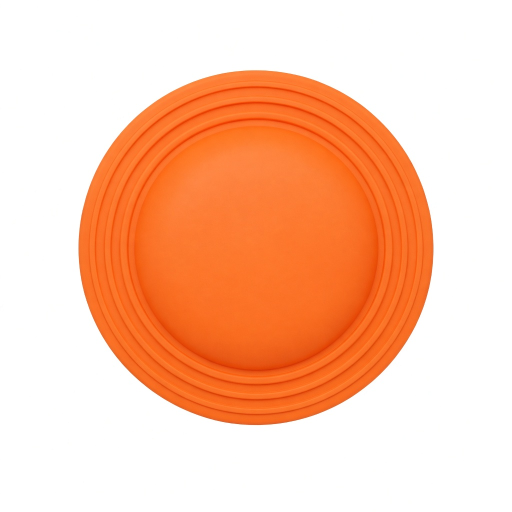
#> input picture art/src2/clay.jpg, 1024 x 1024 px (shown at 1/2 size)
$ python tools_clays.py art/src2/clay.jpg
#> lines starting #> are read from the running program, lines starting #| are printed output that depends on the picture; after the words box and inside, x2 and y2 are one past the last pixel; in counts of white or black regions, pixels touching at a corner belong together
"""Shotgun Clays (lifelike): rendered bright-orange clay pigeons (GenerateImage art/src2/clay.jpg) in flight,
composited at field size. Scoring: clay (orange disc, grows by spread) 5 pts; dashed pattern ring 2 pts."""
import json,cv2,numpy as np,sys
DARK='--orange-only' not in sys.argv   # variant: black dome (scoring core) if bright orange defeats the laser detector
DPI=150; F=dict(x=0.4,y=1.85,w=7.7,h=7.3); W,H=int(F['w']*DPI),int(F['h']*DPI)
src=cv2.imread('art/src2/clay.jpg'); m=(src.min(axis=2)<235).astype(np.uint8); ys,xs=np.nonzero(m); src=src[ys.min():ys.max()+1,xs.min():xs.max()+1]
#> further down, src is the input picture: shape (1024, 1024, 3); mean B, G, R 173.4, 200.8, 252.5
#> after `m = (src.min(axis=2) < 235).astype(np.uint8)`:
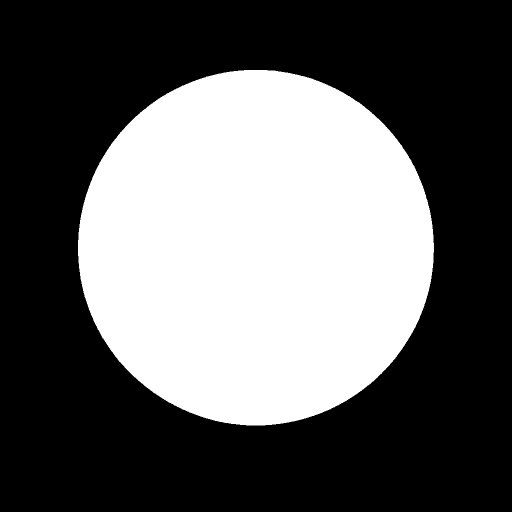
#> m: shape (1024, 1024) (shown at 1/2 size); values 0 (black) and 1 (white), 37.9% white; 1 white region, box (x1, y1, x2, y2) and area: (156, 140, 868, 851) 397203
#> after `src = src[ys.min():ys.max() + 1, xs.min():xs.max() + 1]`:
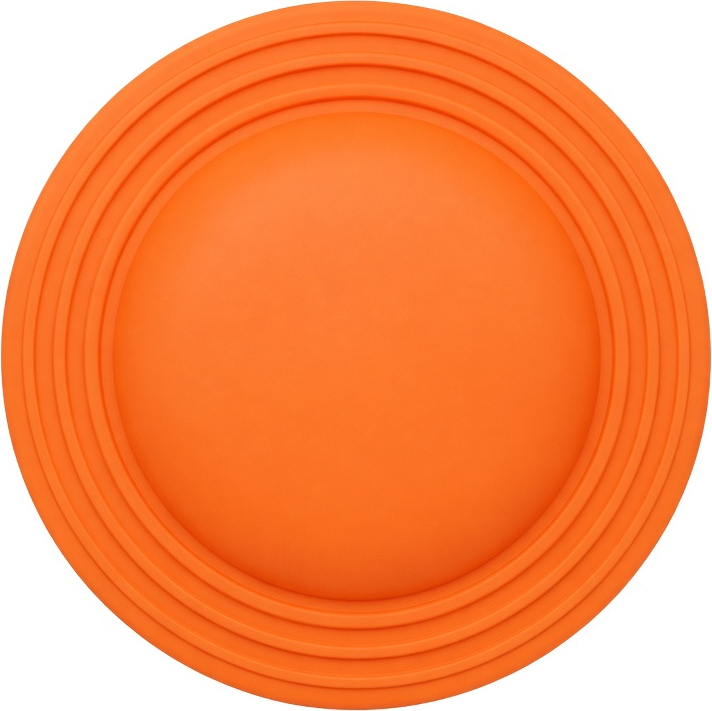
#> src: shape (711, 712, 3); mean B, G, R 85.9, 142.7, 249.8
can=np.full((H,W,3),255,np.uint8)
CL=[(2.45,3.55,-12),(5.85,5.15,9),(2.95,7.55,-4)]; RX,RY,RR=1.15,0.5,1.45   # centre (in), tilt (deg); clay half-axes; pattern ring radius
zones=[]
for i,(cx,cy,ang) in enumerate(CL):
    w,h=int(2*RX*DPI),int(2*RY*DPI); c=cv2.resize(src,(w,h),interpolation=cv2.INTER_AREA)
    if DARK:   # black dome over the centre 55%
        mk=np.zeros((h,w),np.uint8); cv2.ellipse(mk,(w//2,h//2),(int(w*0.28),int(h*0.28)),0,0,360,1,-1); c[mk>0]=(c[mk>0]*0.12).astype(np.uint8)
    M=cv2.getRotationMatrix2D((w/2,h/2),ang,1.0); pad=int(max(w,h)*0.2)
    big=np.full((h+2*pad,w+2*pad,3),255,np.uint8); big[pad:pad+h,pad:pad+w]=c
    M=cv2.getRotationMatrix2D(((w+2*pad)/2,(h+2*pad)/2),ang,1.0); r=cv2.warpAffine(big,M,(w+2*pad,h+2*pad),borderValue=(255,255,255),flags=cv2.INTER_LINEAR)
    x0=int((cx-F['x'])*DPI-r.shape[1]/2); y0=int((cy-F['y'])*DPI-r.shape[0]/2); reg=can[y0:y0+r.shape[0],x0:x0+r.shape[1]]
    msk=r.min(axis=2)<240; reg[msk]=r[msk]
    zones.append(dict(name=f'Ring{i+1}',kind='score',shape='circle',cx=cx,cy=cy,r=RR,score=2,tier='tier1',dashed=True,noGrow=True,subtle=True))
#> this loop made 3 passes
#> pass 1, `msk = r.min(axis=2) < 240`:
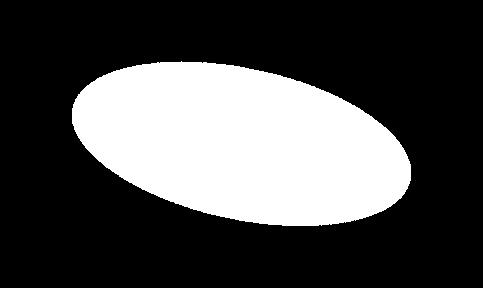
#> msk: shape (288, 483) bool; 29.5% white; 1 white region, box (x1, y1, x2, y2) and area: (72, 61, 411, 226) 41062
#> after the loop:
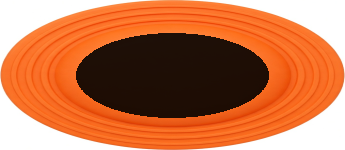
#> c: shape (150, 345, 3); mean B, G, R 75.7, 116.5, 194.5
#> after the loop:
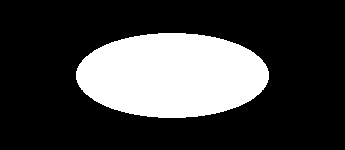
#> mk: shape (150, 345); values 0 (black) and 1 (white), 24.9% white; 1 white region, box (x1, y1, x2, y2) and area: (76, 33, 269, 118) 12889
#> after the loop:
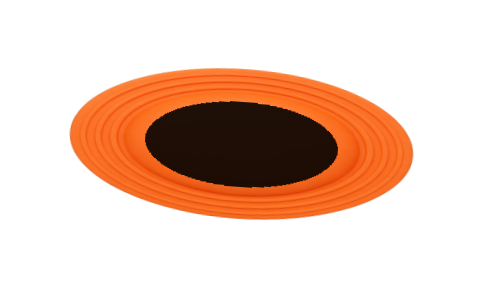
#> reg: shape (288, 483, 3); mean B, G, R 188.3, 203.5, 232.5
#> after the loop, zones = 3 items
for i,(cx,cy,ang) in enumerate(CL):
    zones.append(dict(name=f'Clay{i+1}',kind='score',shape='ellipse',cx=cx,cy=cy,rx=RX*0.97,ry=RY*0.97,rot=ang,score=3,tier='tier3',art=True))
    if DARK: zones.append(dict(name=f'Dome{i+1}',kind='score',shape='ellipse',cx=cx,cy=cy,rx=RX*0.56,ry=RY*0.56,rot=ang,score=5,tier='tier5',art=True,noGrow=True))
#> after the loop, zones = 9 items
cv2.imwrite('art/clays.png',can)
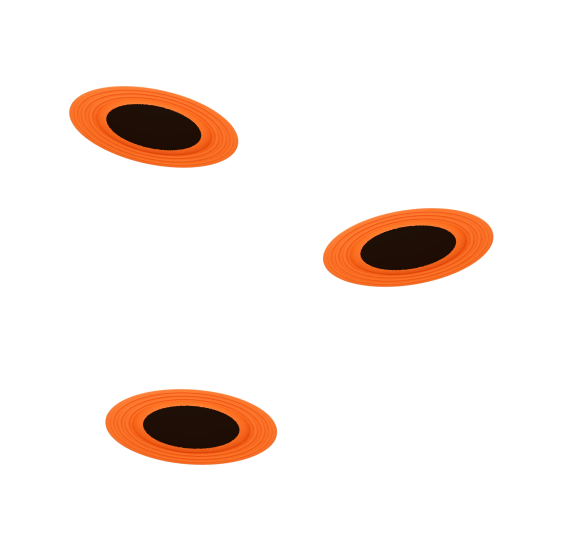
#> saved as clays.png: shape (1095, 1155, 3) (shown at 1/2 size); mean B, G, R 233, 238, 247.6
#> (the run stopped early here; a loop or call above may not have finished)

$ run again, with art/src2/bys-office.jpg copied over art/src2/clay.jpg
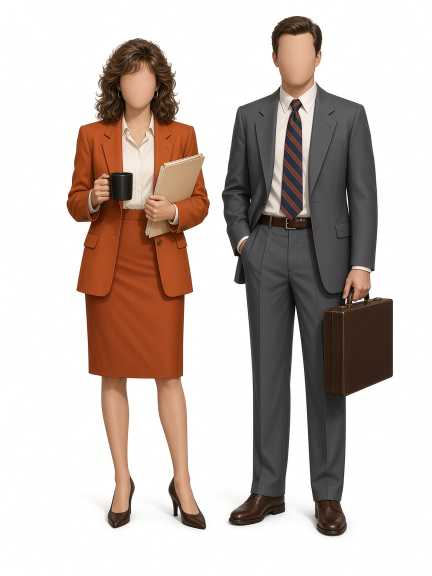
#> input picture art/src2/bys-office.jpg, 864 x 1152 px (shown at 1/2 size)
#> src is the input picture: shape (1152, 864, 3); mean B, G, R 181.8, 188, 199.9
#> m: shape (1152, 864); values 0 (black) and 1 (white), 38.5% white; 12 white regions (10 under 20 px), largest, box (x1, y1, x2, y2) and area: (443, 32, 786, 1073) 217550, (132, 76, 420, 1061) 165224
#> src: shape (1041, 654, 3)
#> after the loop `for i,(cx,cy,ang) in enumerate(CL):`:
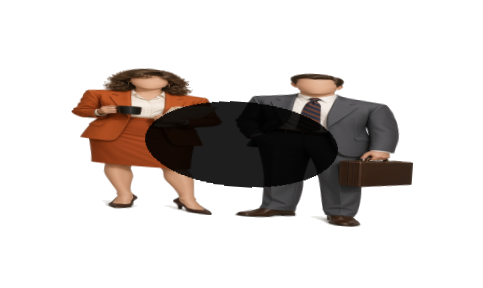
#> reg: shape (288, 483, 3); mean B, G, R 205.2, 207.7, 212.5
#> after the loop `for i,(cx,cy,ang) in enumerate(CL):`: zones = 3 items
#> after the loop `for i,(cx,cy,ang) in enumerate(CL):`: zones = 9 items
#> `cv2.imwrite('art/clays.png',can)`:
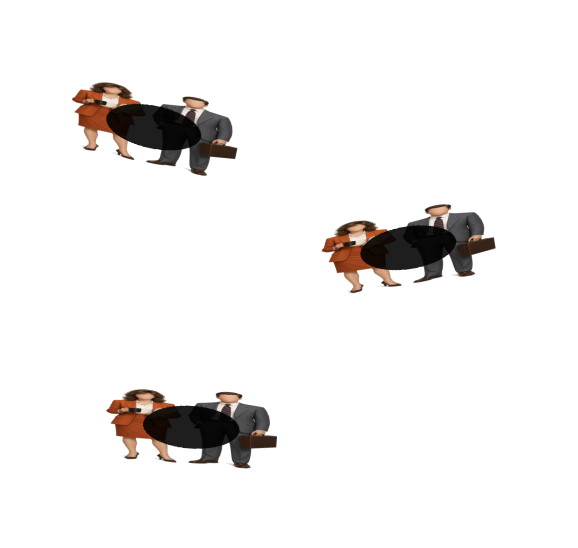
#> saved as clays.png: shape (1095, 1155, 3) (shown at 1/2 size); mean B, G, R 238.6, 239.4, 241

$ run again, with art/src2/bys-party.jpg copied over art/src2/clay.jpg
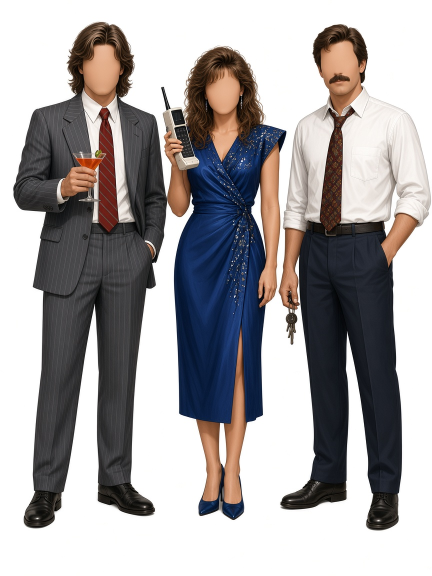
#> input picture art/src2/bys-party.jpg, 864 x 1152 px (shown at 1/2 size)
#> src is the input picture: shape (1152, 864, 3); mean B, G, R 163.8, 163, 166.4
#> m: shape (1152, 864); values 0 (black) and 1 (white), 50.5% white; 359 black regions (325 under 20 px), largest, box (x1, y1, x2, y2) and area: (0, 0, 864, 1152) 471932, (689, 194, 843, 371) 10368, (687, 330, 772, 441) 1832
#> src: shape (1020, 836, 3)
#> after the loop `for i,(cx,cy,ang) in enumerate(CL):`:
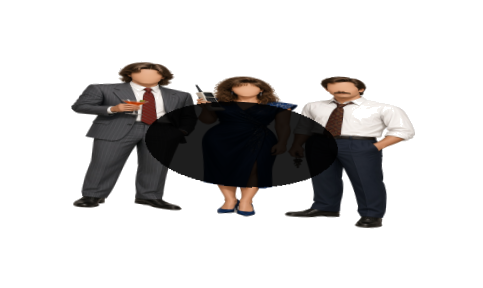
#> reg: shape (288, 483, 3); mean B, G, R 206.3, 206.8, 208.4
#> after the loop `for i,(cx,cy,ang) in enumerate(CL):`: zones = 3 items
#> after the loop `for i,(cx,cy,ang) in enumerate(CL):`: zones = 9 items
#> `cv2.imwrite('art/clays.png',can)`:
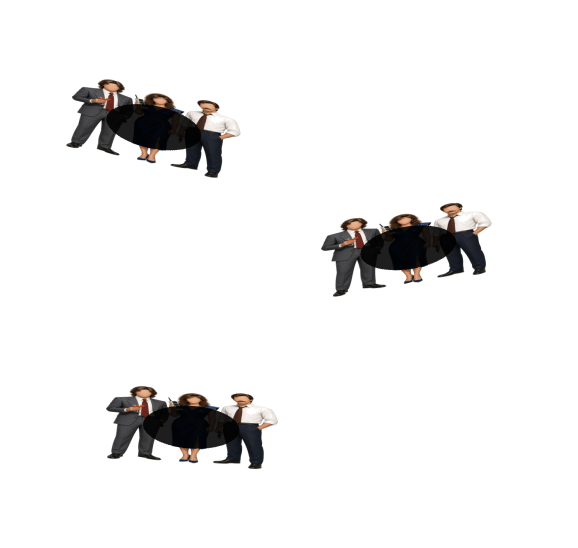
#> saved as clays.png: shape (1095, 1155, 3) (shown at 1/2 size); mean B, G, R 238.9, 239.1, 239.6
